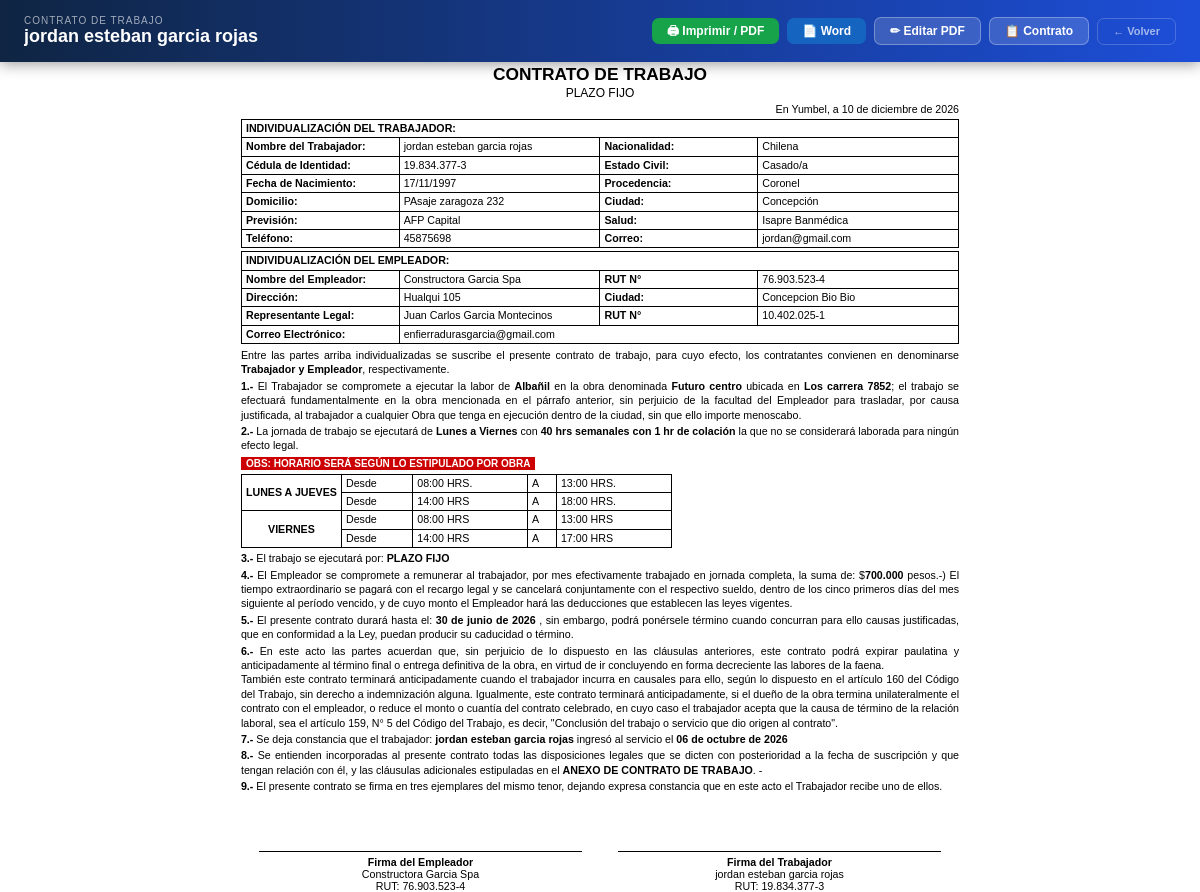
Page /documentos-empresa/12/preview/ (signed in) on the earlier database version.
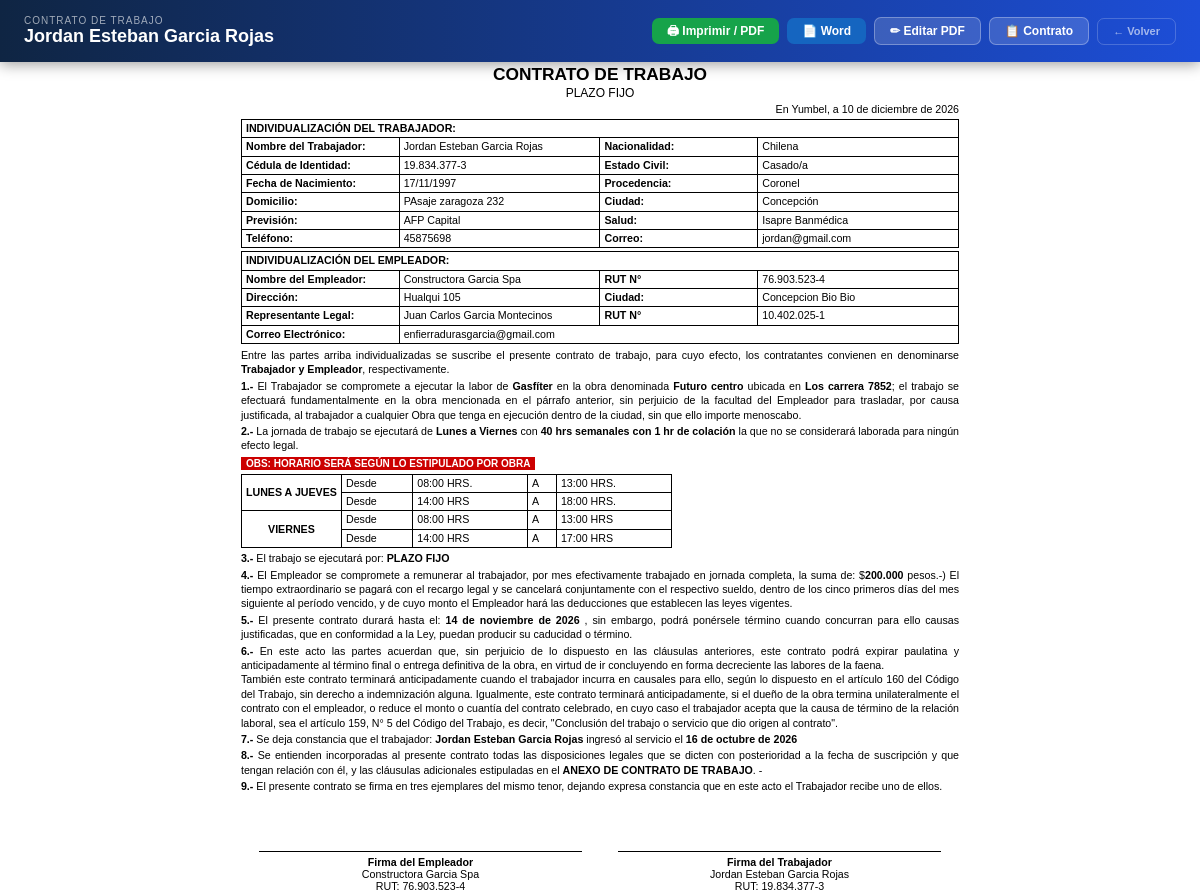
Same page on the later database version.
### core/models.py (models this page shows, shortened)
class DocumentoGenerado(models.Model):
    TIPO_CHOICES = [
        ('contrato_trabajo', 'Contrato de Trabajo'),
        ('anexo_contrato', 'Anexo Contrato de Trabajo'),
        ('finiquito', 'Finiquito de Trabajo'),
        ('pacto_horas_extras', 'Pacto Horas Extraordinarias'),
        ('acta_epp', 'Acta Entrega EPP'),
        ('acta_reglamento', 'Acta Entrega Reglamento Interno'),
        ('acta_reactivacion', 'Acta de Reactivación Post-Licencia'),
    ]
    tipo = models.CharField(max_length=30, choices=TIPO_CHOICES)
    empresa = models.ForeignKey(ConfigEmpresa, on_delete=models.PROTECT, related_name='documentos_generados')
    trabajador = models.ForeignKey(Trabajador, on_delete=models.PROTECT, related_name='documentos_generados', to_field='rut')
    obra = models.ForeignKey(Obra, on_delete=models.PROTECT, related_name='documentos_generados', null=True, blank=True)
    contrato = models.ForeignKey('Contrato', on_delete=models.PROTECT, related_name='documentos_generados', null=True, blank=True)
    datos = models.JSONField(default=dict)
    motivo_baja = models.TextField(
        blank=True, default='',
        help_text='Motivo por el cual se reemplazó o anuló este documento (trazabilidad de auditoría).'
    )
    creado_el = models.DateTimeField(default=timezone.now)
    usuario = models.CharField(max_length=150)
    activo = models.BooleanField(default=True)
    class Meta:
        verbose_name = 'Documento Generado'
        verbose_name_plural = 'Documentos Generados'
        ordering = ['-creado_el']

class Trabajador(models.Model):
    TIPO_IDENTIFICACION_CHOICES = [
        ('RUT',       'RUT Chileno'),
        ('PASAPORTE', 'Pasaporte'),
        ('DNI',       'DNI / Cédula Extranjera'),
    ]
    ESTADO_CIVIL_CHOICES = [
        ('', '---------'),
        ('Soltero/a', 'Soltero/a'),
        ('Casado/a', 'Casado/a'),
        ('Conviviente Civil', 'Conviviente Civil'),
        ('Divorciado/a', 'Divorciado/a'),
        ('Viudo/a', 'Viudo/a'),
    ]
    rut = models.CharField(max_length=20, primary_key=True)
    tipo_identificacion = models.CharField(max_length=10, choices=TIPO_IDENTIFICACION_CHOICES, default='RUT')
    nombres = models.CharField(max_length=100)
    apellidos = models.CharField(max_length=100)
    telefono = models.CharField(max_length=20, blank=True)
    correo = models.EmailField(max_length=100, blank=True)
    direccion = models.TextField(blank=True)
    ciudad = models.CharField(max_length=100, blank=True)
    fecha_nacimiento = models.DateField(null=True, blank=True)
    estado_civil = models.CharField(max_length=20, choices=ESTADO_CIVIL_CHOICES, blank=True, default='')
    nacionalidad = models.CharField(max_length=50, blank=True, default='Chilena')
    procedencia = models.CharField(max_length=100, blank=True)
    prevision = models.CharField(max_length=100, blank=True, help_text='AFP o INP')
    salud = models.CharField(max_length=100, blank=True, help_text='FONASA o Isapre')
    foto = models.ImageField(upload_to='fotos_trabajadores/', null=True, blank=True)
    en_lista_negra = models.BooleanField(default=False)
    observaciones = models.TextField(blank=True)
    creado_el = models.DateTimeField(default=timezone.now)
    activo = models.BooleanField(default=True)
    class Meta:
        verbose_name = 'Trabajador'
        verbose_name_plural = 'Trabajadores'
        ordering = ['apellidos', 'nombres']
    @property
    def nombre_completo(self):
        return f"{self.nombres} {self.apellidos}"

class Contrato(models.Model):
    ESTADO_CHOICES = [
        ('Borrador', 'Borrador'),
        ('Pendiente de Firma', 'Pendiente de Firma'),
        ('Vigente', 'Vigente'),
        ('En Licencia', 'En Licencia'),
        ('Reactivado', 'Reactivado'),
        ('Finalizado', 'Finalizado'),
        ('Finiquitado', 'Finiquitado'),
        ('Rescindido', 'Rescindido'),
        ('Trasladado', 'Trasladado'),
    ]
    TIPO_CONTRATO_CHOICES = [
        ('Plazo Fijo', 'Plazo Fijo'),
        ('Por Obra o Faena', 'Por Obra o Faena'),
        ('Indefinido', 'Indefinido'),
    ]
    TIPO_TERMINO_CHOICES = [
        ('', '— Sin término —'),
        ('Renuncia voluntaria', 'Renuncia voluntaria'),
        ('Despido por necesidades de la empresa', 'Despido por necesidades de la empresa'),
        ('Despido por incumplimiento grave', 'Despido por incumplimiento grave'),
        ('Mutuo acuerdo', 'Mutuo acuerdo'),
        ('Vencimiento plazo', 'Vencimiento plazo'),
        ('Término de obra o faena', 'Término de obra o faena'),
        ('Fallecimiento', 'Fallecimiento'),
        ('Invalidez', 'Invalidez'),
        ('Otro', 'Otro'),
    ]
    trabajador = models.ForeignKey(Trabajador, on_delete=models.PROTECT, related_name='contratos', to_field='rut')
    obra = models.ForeignKey(Obra, on_delete=models.PROTECT, related_name='contratos')
    especialidad = models.ForeignKey(Especialidad, on_delete=models.PROTECT, related_name='contratos', null=True, blank=True)
    tipo_contrato = models.CharField(max_length=20, choices=TIPO_CONTRATO_CHOICES, default='Plazo Fijo')
    sueldo_base = models.DecimalField(max_digits=12, decimal_places=2, null=True, blank=True)
    fecha_inicio = models.DateField(null=True, blank=True)
    fecha_termino_estimada = models.DateField(null=True, blank=True)
    fecha_termino_real = models.DateField(null=True, blank=True)
    tipo_termino = models.CharField(max_length=60, blank=True, default='', choices=TIPO_TERMINO_CHOICES)
    motivo_termino = models.TextField(blank=True, default='')
    estado = models.CharField(max_length=30, choices=ESTADO_CHOICES, default='Pendiente de Firma')
    fecha_inicio_licencia = models.DateField(null=True, blank=True)
    fecha_fin_licencia = models.DateField(null=True, blank=True)
    obs_licencia = models.TextField(blank=True, default='')
    creado_el = models.DateTimeField(default=timezone.now)
    activo = models.BooleanField(default=True)
    es_recontratacion = models.BooleanField(default=False)
    contrato_anterior = models.ForeignKey(
        'self', null=True, blank=True,
        on_delete=models.SET_NULL,
        related_name='recontrataciones',
    )
    fecha_extension = models.DateField(
        null=True, blank=True,
        help_text='Fecha extendida por Anexo de Contrato. No modifica la fecha original.',
    )
    class Meta:
        verbose_name = 'Contrato'
        verbose_name_plural = 'Contratos'
        ordering = ['-creado_el']
    _ESTADOS_TERMINADOS = {'Finalizado', 'Finiquitado', 'Rescindido', 'Trasladado'}

class Especialidad(models.Model):
    nombre = models.CharField(max_length=100, unique=True)
    activo = models.BooleanField(default=True)
    class Meta:
        verbose_name = 'Especialidad'
        verbose_name_plural = 'Especialidades'
        ordering = ['nombre']

class Obra(models.Model):
    ESTADO_CHOICES = [('Activa', 'Activa'), ('Pausada', 'Pausada'), ('Cerrada', 'Cerrada')]
    empresa = models.ForeignKey(
        'ConfigEmpresa',
        on_delete=models.SET_NULL,
        null=True, blank=True,
        related_name='obras',
        verbose_name='Empresa Contratista',
    )
    nombre = models.CharField(max_length=150)
    constructora_mandante = models.CharField(max_length=150, blank=True)
    direccion = models.CharField(max_length=300, blank=True, verbose_name='Dirección / Ubicación de la Obra')
    monto_proyecto = models.DecimalField(max_digits=15, decimal_places=2, null=True, blank=True)
    fecha_inicio = models.DateField()
    fecha_termino_estimada = models.DateField()
    fecha_termino_real = models.DateField(null=True, blank=True)
    estado = models.CharField(max_length=20, choices=ESTADO_CHOICES, default='Activa')
    observaciones = models.TextField(blank=True)
    archivada = models.BooleanField(default=False)
    creado_el = models.DateTimeField(default=timezone.now)
    activo = models.BooleanField(default=True)
    class Meta:
        verbose_name = 'Obra'
        verbose_name_plural = 'Obras'
        ordering = ['-creado_el']

### core/views/documentos_generados.py (the view, shortened to what this page needs)
# urls.py: path('documentos-empresa/<int:pk>/preview/', views.doc_generado_preview, name='doc_generado_preview'),
@xframe_options_exempt
@login_required
def doc_generado_preview(request, pk):
    doc = get_object_or_404(DocumentoGenerado, pk=pk, activo=True)
    template_map = {
        'contrato_trabajo': 'documentos_generados/print/contrato_trabajo.html',
        'anexo_contrato': 'documentos_generados/print/anexo_contrato.html',
        'finiquito': 'documentos_generados/print/finiquito.html',
        'pacto_horas_extras': 'documentos_generados/print/pacto_horas_extras.html',
        'acta_epp': 'documentos_generados/print/acta_epp.html',
        'acta_reglamento': 'documentos_generados/print/acta_reglamento.html',
        'acta_reactivacion': 'documentos_generados/print/acta_reactivacion.html',
    }
    template = template_map.get(doc.tipo, 'documentos_generados/print/contrato_trabajo.html')
    import datetime as _preview_dt
    d = {}
    for k, v in doc.datos.items():
        if isinstance(v, str) and len(v) == 10:
            try:
                d[k] = _preview_dt.date.fromisoformat(v)
            except ValueError:
                d[k] = v
        else:
            d[k] = v
    back_url = request.GET.get('next', '')
    if not back_url and doc.trabajador:
        back_url = f'/trabajadores/{doc.trabajador.rut}/?tab=contratos'
    ctx = {'doc': doc, 'd': d, 'back_url': back_url}
    if doc.tipo == 'contrato_trabajo' and doc.contrato:
        c = doc.contrato
        sueldo = int(c.sueldo_base)
        ctx['sueldo_formateado'] = f"{sueldo:,}".replace(",", ".")
        ctx['sueldo_palabras'] = _monto_en_palabras(sueldo).capitalize()
        ctx['empresa_print'] = (c.obra.empresa if c.obra and c.obra.empresa else doc.empresa)
    else:
        ctx['empresa_print'] = doc.empresa
    return render(request, template, ctx)

### templates/documentos_generados/print/contrato_trabajo.html (shortened to what this page needs)
<!DOCTYPE html>
<html lang="es">
<head>
</head>
<body>
{% if is_blank %}
<div class="print-bar">
  <strong>Plantilla en Blanco — {{ tipo_label }}</strong>
  <span style="display:flex;align-items:center;gap:6px;margin-left:12px">
    <label style="font-size:12px;white-space:nowrap">Copias:</label>
    <input type="number" id="copiasInput" value="1" min="1" max="20"
           style="width:55px;padding:3px 6px;border-radius:4px;border:none;font-size:13px">
  </span>
  <button onclick="imprimirCopias()">Imprimir</button>
  <a href="{% url 'doc_generado_create' %}" style="margin-left:auto">← Volver</a>
</div>
{% else %}
<div class="print-bar">
  <div class="pb-info">
    <div class="pb-tipo">Contrato de Trabajo</div>
    <div class="pb-nombre">{{ doc.trabajador.nombre_completo }}</div>
  </div>
  <div class="pb-btns">
    <button class="pb-btn pb-print" onclick="window.print()">🖨 Imprimir / PDF</button>
    <a class="pb-btn pb-word" href="{% url 'doc_generado_word' doc.pk %}">📄 Word</a>
    <a class="pb-btn pb-edit"
       href="{% url 'doc_generado_edit' doc.pk %}?next={{ back_url|default:'/documentos-empresa/borradores/' }}"
       onclick="if(window!==window.parent){window.parent.location.href=this.href;return false;}">✏ Editar PDF</a>
    {% if doc.contrato %}
    <a class="pb-btn pb-edit"
       href="{% url 'contrato_edit' doc.contrato.pk %}?next={{ back_url|default:'/documentos-empresa/borradores/' }}"
       onclick="if(window!==window.parent){window.parent.location.href=this.href;return false;}">📋 Contrato</a>
    {% endif %}
    <a class="pb-btn pb-back"
       href="{{ back_url|default:'#' }}"
       onclick="if(window!==window.parent){try{var m=window.parent.bootstrap.Modal.getInstance(window.parent.document.getElementById('modalPreviewDoc'));if(m)m.hide();}catch(e){}return false;}">← Volver</a>
  </div>
</div>
{% endif %}
<div class="page">
  {% include "documentos_generados/print/_contrato_body.html" %}
</div>
</body>
</html>

### templates/documentos_generados/print/_contrato_body.html (shortened to what the changed rows need)
  <div class="titulo-bloque">
    <div class="titulo">CONTRATO DE TRABAJO</div>
    <div class="subtipo">{% if doc.contrato %}{{ doc.contrato.tipo_contrato|upper }}{% else %}POR OBRA O FAENA{% endif %}</div>
    <div class="fecha-lugar">
      En {{ d.ciudad_documento|default:"_______________" }},
      a {{ d.fecha_documento|date:"d \d\e F \d\e Y"|default:"___________" }}
    </div>
  </div>
  <table class="tbl">
    <tr>
      <td class="lbl">Nombre del Trabajador:</td>
      <td class="val">{{ doc.trabajador.nombre_completo }}</td>
      <td class="lbl">Nacionalidad:</td>
      <td class="val">{{ d.nacionalidad|default:"" }}</td>
    </tr>
    <tr>
      <td class="lbl">Cédula de Identidad:</td>
      <td class="val">{{ doc.trabajador.rut }}</td>
      <td class="lbl">Estado Civil:</td>
      <td class="val">{{ d.estado_civil|default:"" }}</td>
    </tr>
    <tr>
      <td class="lbl">Fecha de Nacimiento:</td>
      <td class="val">{{ doc.trabajador.fecha_nacimiento|date:"d/m/Y"|default:"" }}</td>
      <td class="lbl">Procedencia:</td>
      <td class="val">{{ d.procedencia|default:"" }}</td>
    </tr>
    <tr>
      <td class="lbl">Domicilio:</td>
      <td class="val">{{ d.domicilio_trabajador|default:doc.trabajador.direccion|default:"" }}</td>
      <td class="lbl">Ciudad:</td>
      <td class="val">{{ d.ciudad_trabajador|default:"" }}</td>
    </tr>
    <tr>
      <td class="lbl">Teléfono:</td>
      <td class="val">{{ doc.trabajador.telefono|default:"" }}</td>
      <td class="lbl">Correo:</td>
      <td class="val">{{ doc.trabajador.correo|default:"" }}</td>
    </tr>
  </table>
  <p class="cuerpo">
    <span class="cnum">1.-</span> El Trabajador se compromete a ejecutar la labor de
    <span class="hl">{% if doc.contrato %}{{ doc.contrato.especialidad.nombre }}{% else %}_______________{% endif %}</span>
    en la obra denominada
    <span class="hl">{% if doc.contrato %}{{ doc.contrato.obra.nombre }}{% else %}_______________{% endif %}</span>
    ubicada en
    <span class="hl">{% if doc.contrato and doc.contrato.obra.direccion %}{{ doc.contrato.obra.direccion }}{% else %}_______________{% endif %}</span>;
    el trabajo se efectuará fundamentalmente en la obra mencionada en el párrafo anterior, sin perjuicio de la facultad del Empleador para trasladar, por causa justificada, al trabajador a cualquier Obra que tenga en ejecución dentro de la ciudad, sin que ello importe menoscabo.
  </p>
  <p class="cuerpo">
    <span class="cnum">3.-</span> El trabajo se ejecutará por:
    <span class="hl">{% if doc.contrato %}{{ doc.contrato.tipo_contrato|upper }}{% else %}_______________{% endif %}</span>
  </p>
  <p class="cuerpo">
    <span class="cnum">4.-</span> El Empleador se compromete a remunerar al trabajador, por mes efectivamente trabajado en jornada completa, la suma de: $<span class="hl">{% if sueldo_formateado %}{{ sueldo_formateado }}{% else %}_______________________________{% endif %}</span>
    pesos.-) El tiempo extraordinario se pagará con el recargo legal y se cancelará conjuntamente con el respectivo sueldo, dentro de los cinco primeros días del mes siguiente al período vencido, y de cuyo monto el Empleador hará las deducciones que establecen las leyes vigentes.
  </p>
  <p class="cuerpo">
    <span class="cnum">5.-</span> El presente contrato durará hasta el:
    {% if doc.contrato and doc.contrato.fecha_termino_estimada %}
    <span class="hl">{{ doc.contrato.fecha_termino_estimada|date:"d \d\e F \d\e Y" }}</span>
    {% else %}___________________________________{% endif %}
    , sin embargo, podrá ponérsele término cuando concurran para ello causas justificadas, que en conformidad a la Ley, puedan producir su caducidad o término.
  </p>
  <p class="cuerpo">
    <span class="cnum">7.-</span> Se deja constancia que el trabajador: <strong>{{ doc.trabajador.nombre_completo }}</strong> ingresó al servicio el
    <span class="hl">{% if doc.contrato %}{{ doc.contrato.fecha_inicio|date:"d \d\e F \d\e Y" }}{% else %}_______________{% endif %}</span>
  </p>
  <div class="firmas">
    <div class="firma-bloque">
      <div class="firma-linea"></div>
      <strong>Firma del Trabajador</strong><br>
      <span style="font-size:8pt;">{{ doc.trabajador.nombre_completo }}</span><br>
      <span style="font-size:8pt;">RUT: {{ doc.trabajador.rut }}</span>
    </div>
  </div>

Differences in the rows shown:
changed DocumentoGenerado "PLAZO FIJO": trabajador.nombre_completo "jordan esteban garcia rojas" → "Jordan Esteban Garcia Rojas"; contrato.especialidad.nombre "Albañil" → "Gasfíter"; contrato.fecha_termino_estimada "30 de junio de 2026" → "14 de noviembre de 2026"; contrato.fecha_inicio "06 de octubre de 2026" → "16 de octubre de 2026"
Other differences:
{{ sueldo_formateado }}: "700.000" → "200.000"
